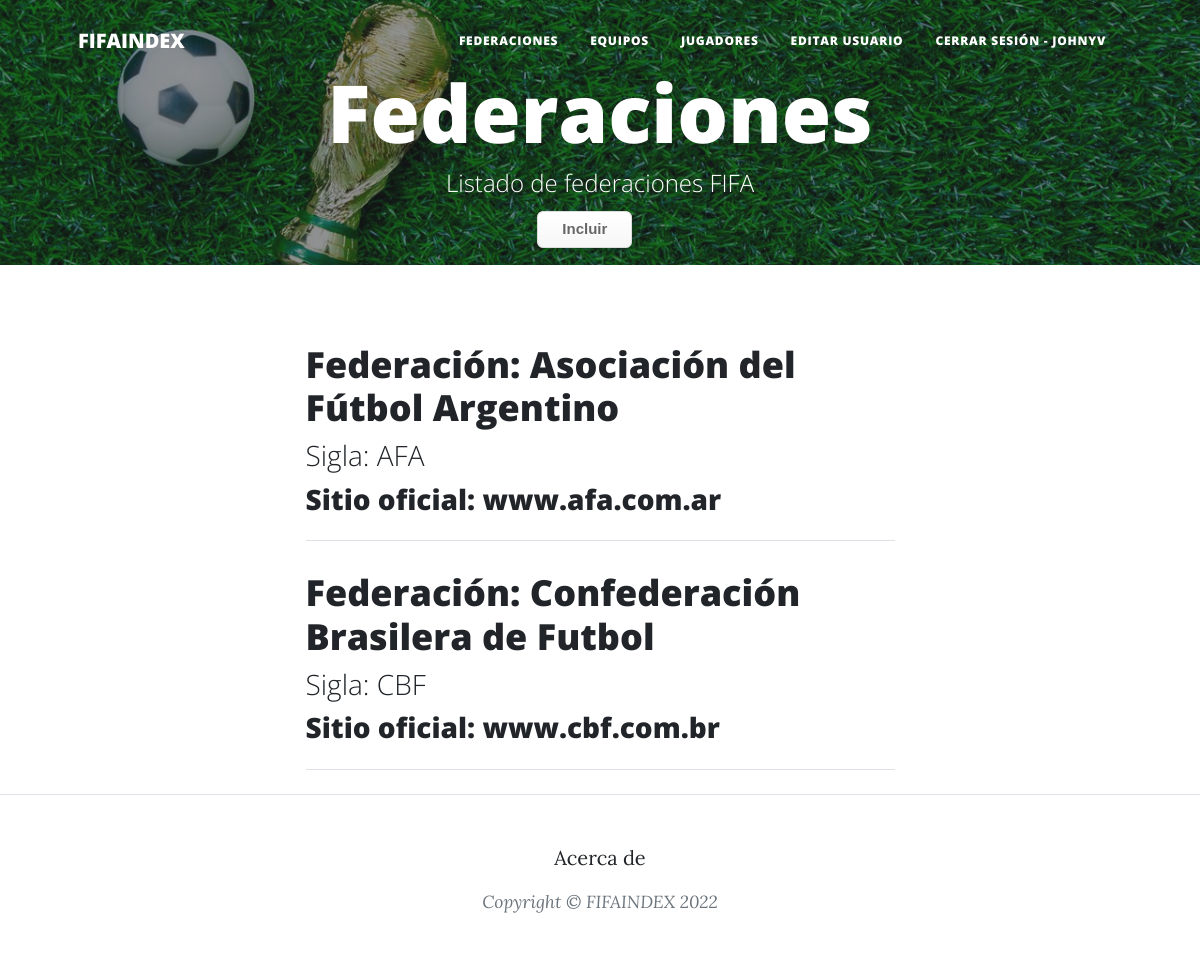
The page /federations (signed in) on the database its author committed.
### federations/models.py (models this page shows, shortened)
class Federation(models.Model):
    name = models.CharField(max_length=40)
    initials = models.CharField(max_length=40)
    official_website = models.CharField(max_length=40)
    image = models.ImageField(upload_to = "shields", null = True, blank= True)
    owner = models.ForeignKey(User, on_delete=models.CASCADE)

### federations/views.py (the view)
# urls.py: path("federations", views.federations, name="federations-list"),
def federations(request):
    federations = Federation.objects.all()
    context_dict = {"federations": federations}
    return render(
        request = request,
        context = context_dict,
        template_name="federations/federations_list.html",
    )

### federations/templates/federations/federations_list.html (shortened to what this page needs)
{% extends "home/index.html" %}
{% load static %}
{% block my_blog_header %}
    <header class="masthead" style="background-image: url('/static/home/assets/img/FIFA.jpg')">
        <div class="container position-relative px-4 px-lg-5">
            <div class="row gx-4 gx-lg-5 justify-content-center">
                <div class="col-md-15 col-lg-16 col-xl-14">
                    <div class="site-heading">
                        <h1>Federaciones</h1>
                        <span class="subheading">Listado de federaciones FIFA</span>
                    </div>
                </div>
            </div>
            <a class="button_custom" href="{% url 'federations:federation-add' %}">Incluir</a>
        </div>
    </header>
{% endblock %}
{% block my_blog_content %}
{% for federation in federations %}
        <div class="post-preview">
            <a href="{% url 'federations:federation-detail' federation.id %}">
                <h3 class="post-title">Federación: {{ federation.name }} </h3>
                <h3 class="post-subtitle">Sigla: {{ federation.initials }}</h3>
            </a>
            <h3 class="post-subtitle">Sitio oficial: {{ federation.official_website }}</h3>
        </div>
        <hr class="my-4" />
    {% endfor %}
{% endblock %}

### home/templates/home/index.html (shortened to what this page needs)
<!DOCTYPE html>
<html lang="en">
    <head>
        {% load static %}
        <link href="{% static 'home/css/styles.css' %}" rel="stylesheet" />
    </head>
    <body>
        <nav class="navbar navbar-expand-lg navbar-light" id="mainNav">
            <div class="container px-4 px-lg-5">
                <a class="navbar-brand" href="{% url 'home:index' %}">FIFAINDEX</a>
                <div class="collapse navbar-collapse" id="navbarResponsive">
                    <ul class="navbar-nav ms-auto py-4 py-lg-0">
                        <li class="nav-item"><a class="nav-link px-lg-3 py-3 py-lg-4" href="{% url 'federations:federations-list' %}">Federaciones</a></li>
                        <li class="nav-item"><a class="nav-link px-lg-3 py-3 py-lg-4" href="{% url 'teams:teams-list' %}">Equipos</a></li>
                        <li class="nav-item"><a class="nav-link px-lg-3 py-3 py-lg-4" href="{% url 'players:players-list' %}">Jugadores</a></li>
                        {% if user.is_authenticated %}
                        <li class="nav-item"><a class="nav-link px-lg-3 py-3 py-lg-4" href="{% url 'home:user-update' %}">Editar usuario</a></li>
                        <li class="nav-item"><a class="nav-link px-lg-3 py-3 py-lg-4" href="{% url 'logout' %}">Cerrar Sesión - {{ user.username }}</a></li>
                        {% else %}
                        <li class="nav-item"><a class="nav-link px-lg-3 py-3 py-lg-4" href="{% url 'login' %}">Iniciar Sesión</a></li>
                        {% endif %}
                    </ul>
                </div>
            </div>
        </nav>
        {% block my_blog_header %}{% endblock %}
        <div class="container px-4 px-lg-5">
            <div class="row gx-4 gx-lg-5 justify-content-center">
                <div class="col-md-10 col-lg-8 col-xl-7">
                    {% block my_blog_content %}{% endblock %}
                </div>
            </div>
        </div>
        <footer class="border-top">
            <div class="container px-4 px-lg-5">
                <div class="row gx-4 gx-lg-5 justify-content-center">
                    <div class="col-md-10 col-lg-8 col-xl-7">
                        <ul class="list-inline text-center">
                            <li class="list-inline-item">
                                <a href="{% url 'home:about' %}">
                                    Acerca de
                                </a>
                            </li>
                        </ul>
                        <div class="small text-center text-muted fst-italic">Copyright &copy; FIFAINDEX 2022</div>
                    </div>
                </div>
            </div>
        </footer>
    </body>
</html>

### rows shown on the page
Federation: name "Asociación del Fútbol Argentino", initials "AFA", official_website "www.afa.com.ar"
Federation: name "Confederación Brasilera de Futbol", initials "CBF", official_website "www.cbf.com.br"

### other values the page prints
{{ user.username }} "JOHNYV"
